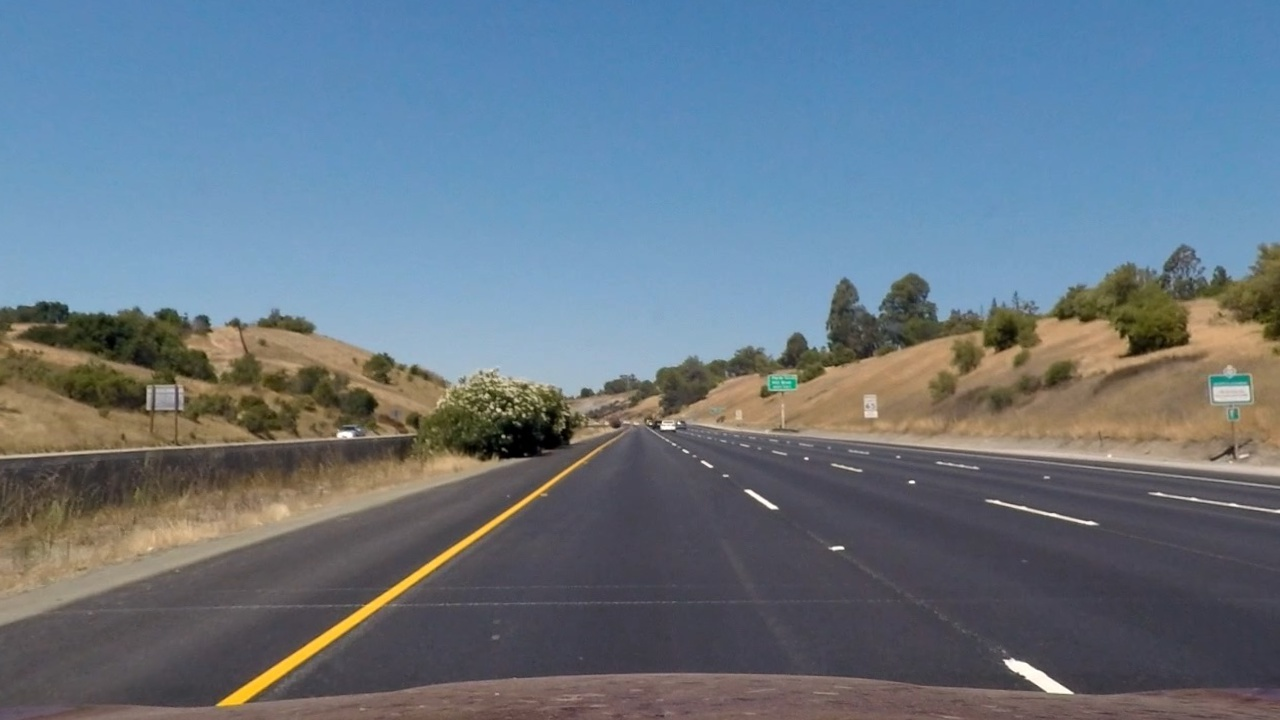
#> input picture undistorted_test/straight_lines1.jpg, 1280 x 720 px; its folder holds only this picture in this run
$ python perspective_transform.py
#> lines starting #> are read from the running program, lines starting #| are printed output that depends on the picture; after the words box and inside, x2 and y2 are one past the last pixel; in counts of white or black regions, pixels touching at a corner belong together
import cv2
import numpy as np
import matplotlib.pyplot as plt
import matplotlib.image as mpimg
import glob

test_images = []

for i in glob.glob('./undistorted_test/straight_lines*.jpg'):
    test_images.append(cv2.imread(i))

test1 = test_images[0]
#> test1 is the input picture: shape (720, 1280, 3); mean B, G, R 131.6, 118.3, 103.6
print(test1.shape)
#| (720, 1280, 3)
vertices = np.array([[246, 693],[585, 458], [698, 458], [1061, 693]], np.int32)
reshaped_vertices = vertices.reshape((-1, 1, 2))
cv2.polylines(test1, [reshaped_vertices], True, (255, 0, 0))
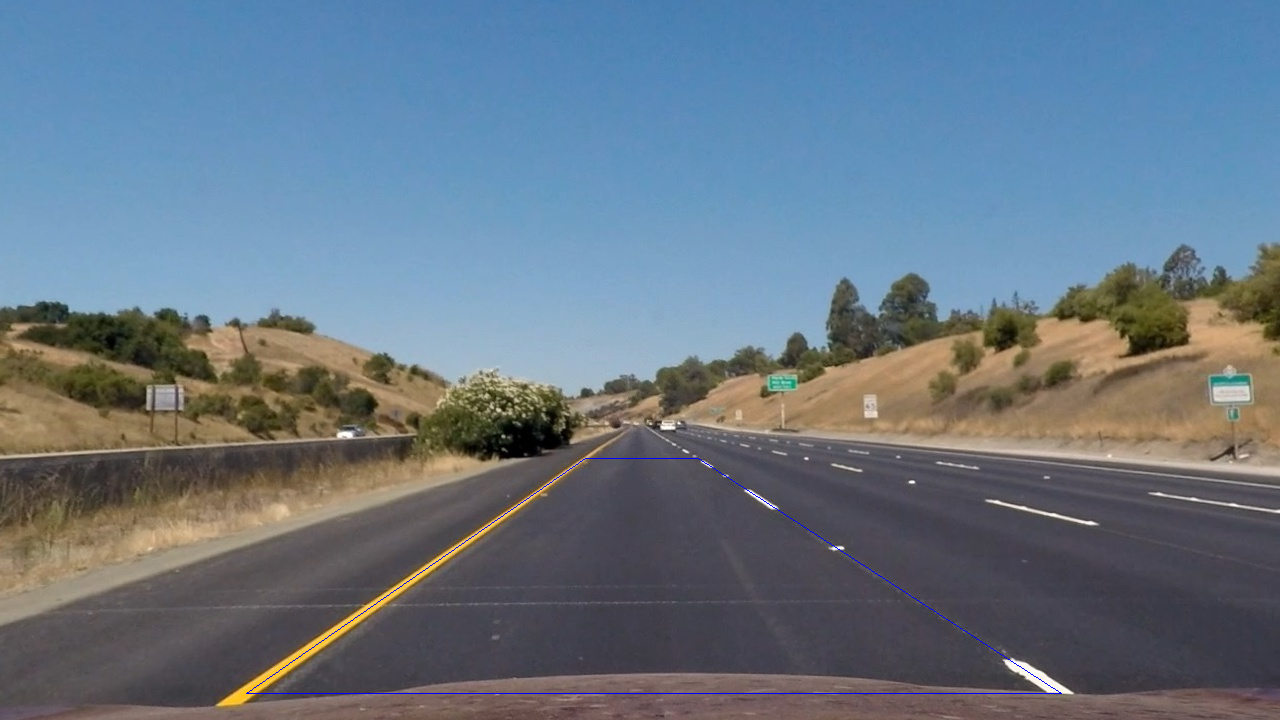
#> test1: shape (720, 1280, 3); 0.18% of pixels changed, all inside (x1, y1, x2, y2) = (246, 458, 1062, 694)


src_points = np.float32(vertices)
dst_points = np.float32([[250, 650], [250, 100], [930, 100], [930, 650]])

def perspective_transform(img, src_points, dst_points):
    img_size = (img.shape[1], img.shape[0])
#> img_size = (1280, 720)
    M = cv2.getPerspectiveTransform(src_points, dst_points)
    transformed = cv2.warpPerspective(img, M, img_size, flags=cv2.INTER_LINEAR)
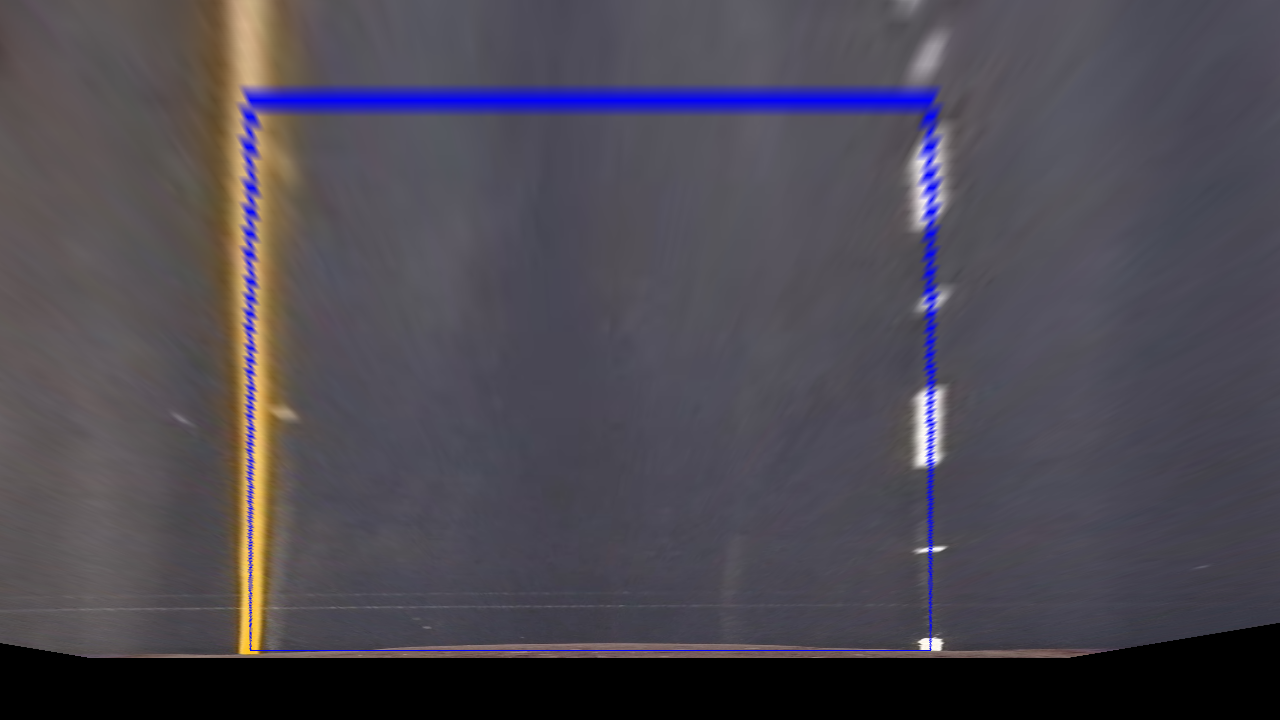
#> transformed: shape (720, 1280, 3); mean B, G, R 82.3, 72.6, 76.5
    return transformed

# may choose not to use this, instead reversing arguments to 'perspective_transform'
def rev_perspective_transform(img, src_points, dst_points):
    img_size = (img.shape[1], img.shape[0])
    Minv = cv2.getPerspectiveTransform(dst_points, src_points)
    rev_transformed = cv2.warpPerspective(img, Minv, img_size, flags=cv2.INTER_LINEAR)
    return rev_transformed

test_warped = perspective_transform(test1, src_points, dst_points)

cv2.imshow('warped', test_warped)
cv2.waitKey(0)


'''
input_imgs = glob.glob('./undistorted_test/*')

for fname in input_imgs:
    img = cv2.imread(fname)
    img_size = img.shape[:2]
    print(img_size)
'''

$ run again, on undistorted_test/straight_lines2.jpg
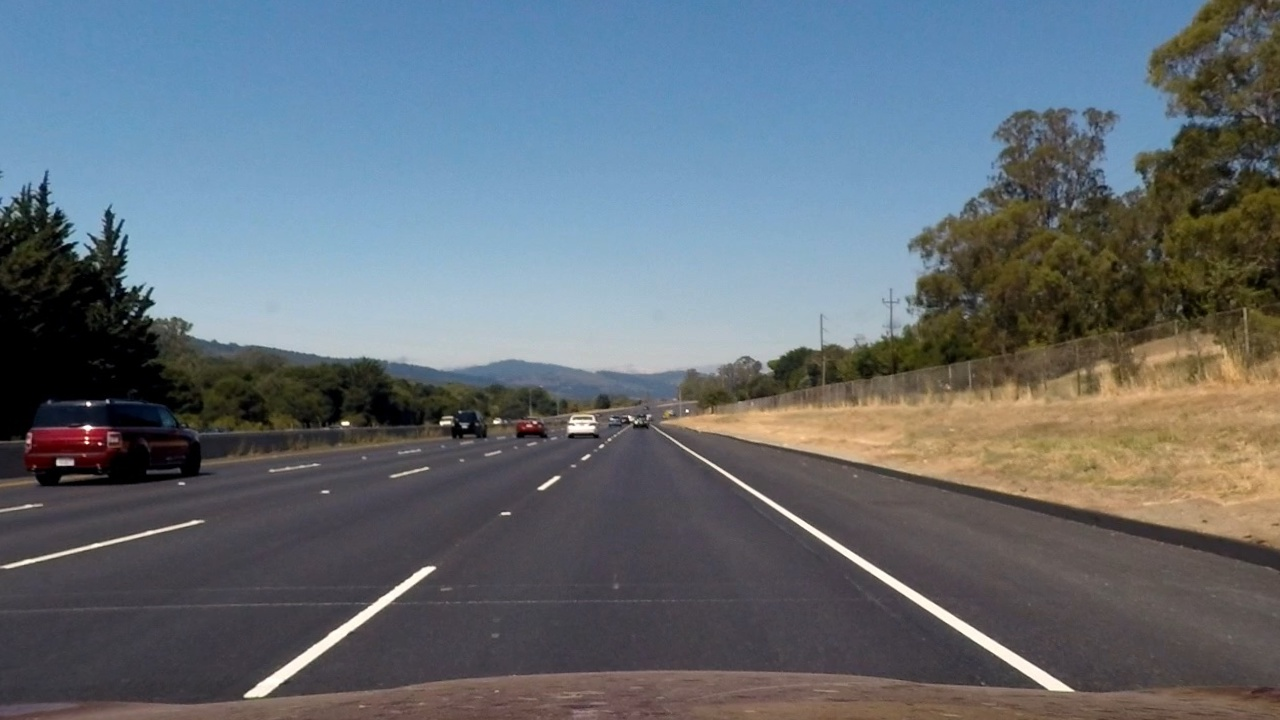
#> input picture undistorted_test/straight_lines2.jpg, 1280 x 720 px
#> test1 is the input picture: shape (720, 1280, 3); mean B, G, R 116.7, 109.1, 100.4
#| (720, 1280, 3)
#> `cv2.polylines(test1, [reshaped_vertices], True, (255, 0, 0))`:
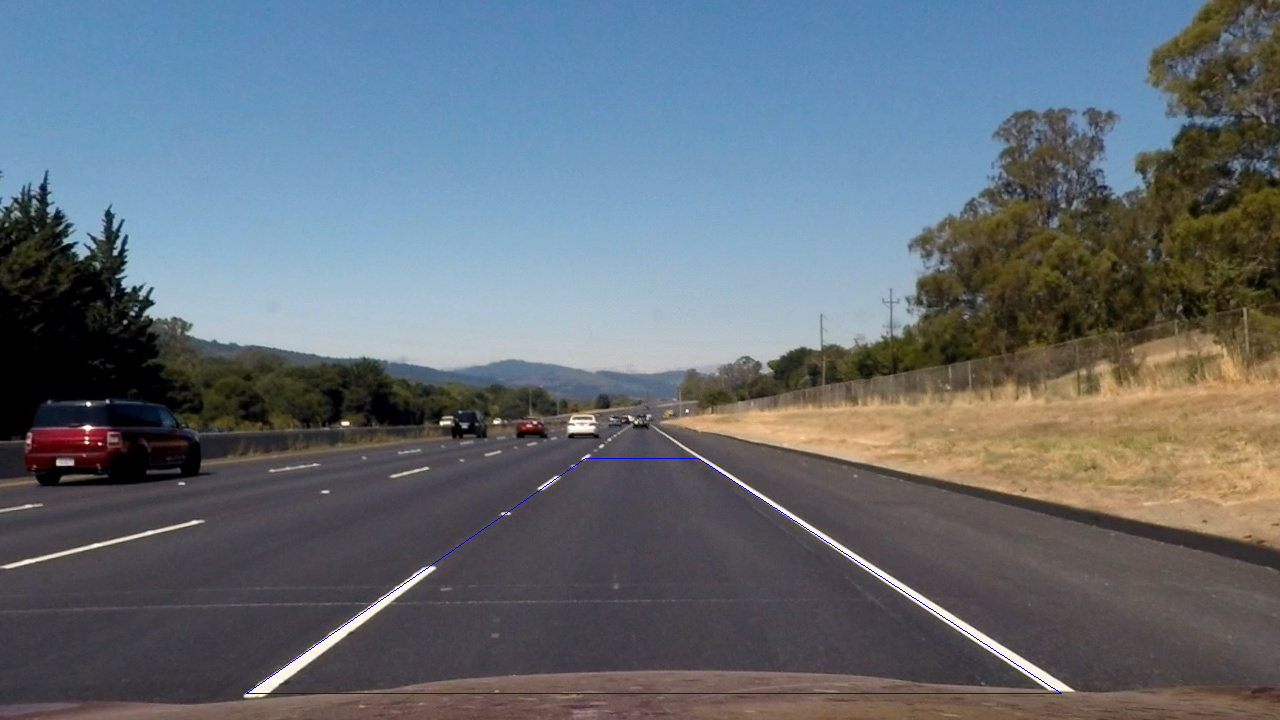
#> test1: shape (720, 1280, 3); 0.18% of pixels changed, all inside (x1, y1, x2, y2) = (246, 458, 1062, 694)
#> in perspective_transform, `transformed = cv2.warpPerspective(img, M, img_size, flags=cv2.INTER_LI..`:
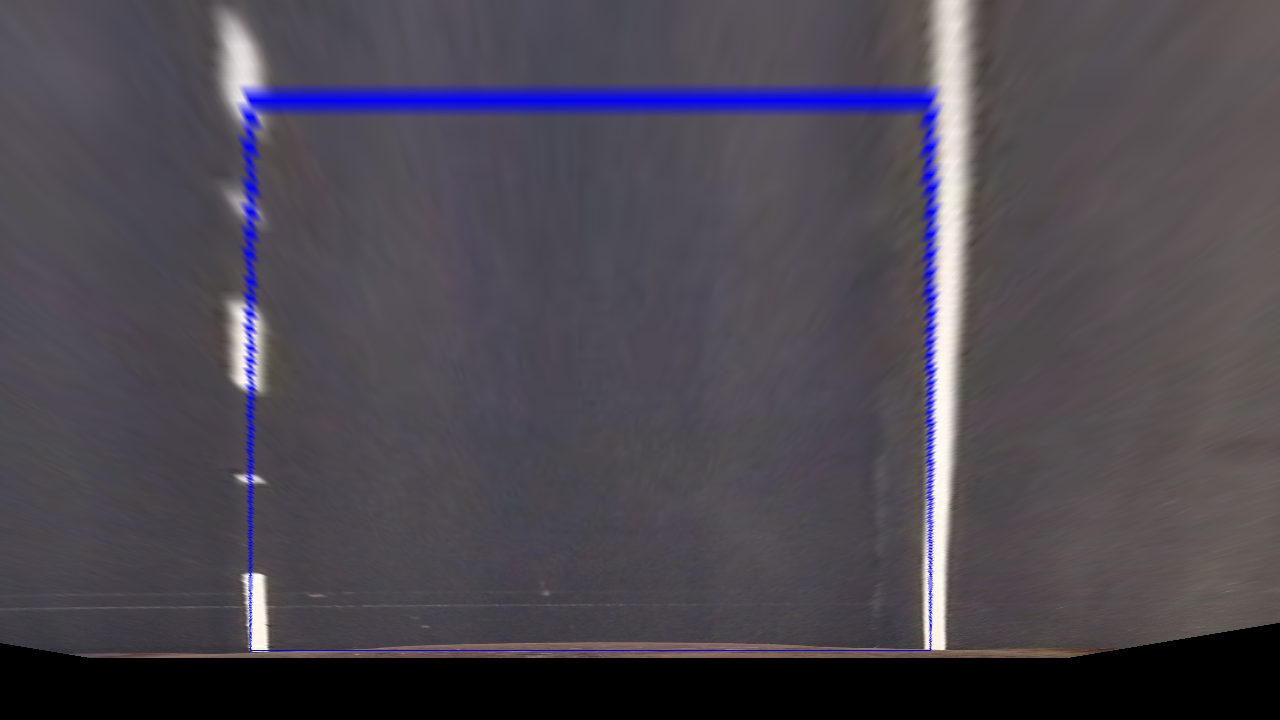
#> transformed: shape (720, 1280, 3); mean B, G, R 81.2, 71.3, 75.9
